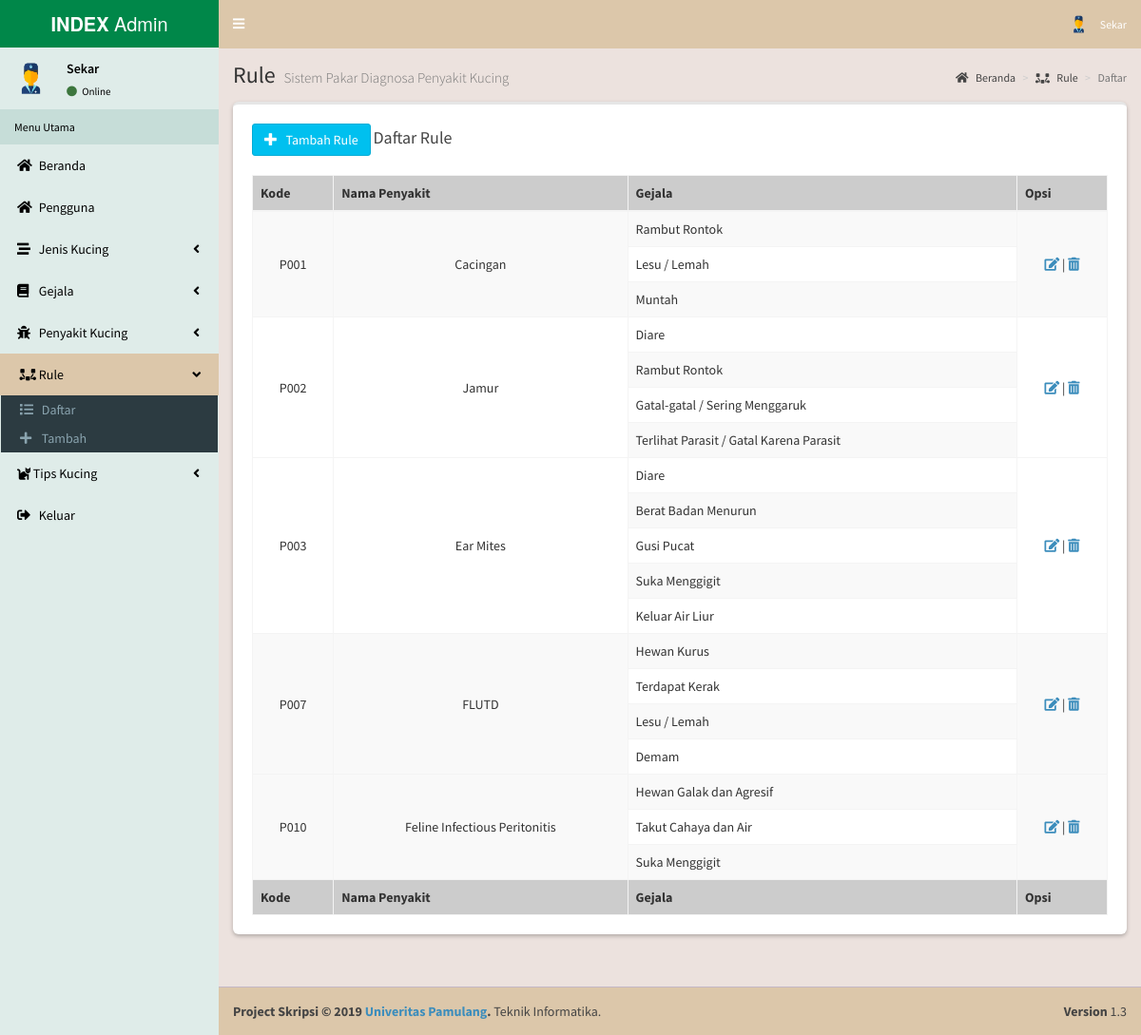
Page /admin/index.php?m=rule (signed in) on the committed database.
### tables this page shows
CREATE TABLE IF NOT EXISTS `pengguna` (
  `id_pengguna` int(10) NOT NULL,
  `nama_pengguna` varchar(30) NOT NULL,
  `username` varchar(20) NOT NULL,
  `password` varchar(50) NOT NULL,
  `tgl_lahir` varchar(20) NOT NULL,
  `email` varchar(30) NOT NULL,
  `alamat_pengguna` varchar(500) NOT NULL,
  `jenis_kelamin` varchar(10) NOT NULL,
  `no_telp` varchar(15) NOT NULL,
  `hak_akses` varchar(12) NOT NULL,
  `foto` varchar(50) NOT NULL
);

CREATE TABLE IF NOT EXISTS `gejala` (
  `id_gejala` varchar(10) NOT NULL,
  `nama_gejala` varchar(100) NOT NULL
);

CREATE TABLE IF NOT EXISTS `penyakit_kucing` (
  `id_penyakit_kucing` varchar(10) NOT NULL,
  `kategori` varchar(10) NOT NULL,
  `nama_penyakit_kucing` varchar(30) NOT NULL,
  `keterangan` text NOT NULL
);

### admin/modul/rule/tampil.php (the view, shortened to what this page needs)
<?php include "atas.php"; ?>
  <div class="content-wrapper">
    <section class="content-header">
      <h1>
        Rule
        <small>Sistem Pakar Diagnosa Penyakit Kucing</small>
      </h1>
      <ol class="breadcrumb">
        <li><a href="."><i class="fa fa-home"></i> Beranda</a></li>
        <li><a href="?m=rule"><i class="fa fa-bezier-curve fa-rotate-180"></i> Rule</a></li>
        <li class="active">Daftar</li>
      </ol>
    </section>
	<section class="content">
      <div class="row">
        <div class="col-xs-12">
          <div class="box">
            <div class="box-header">
			  <a href="?m=rule&s=tambah" class="btn btn-large btn-info"><i class="glyphicon glyphicon-plus"></i> &nbsp; Tambah Rule</a>
              <h3 class="box-title">Daftar Rule</h3>
            </div>
            <div class="box-body">
<?php
include "../sambungan.php";
$sql="SELECT gejala.id_gejala, penyakit_kucing.id_penyakit_kucing, penyakit_kucing.nama_penyakit_kucing, gejala.nama_gejala
FROM rule
JOIN penyakit_kucing ON rule.id_penyakit_kucing = penyakit_kucing.id_penyakit_kucing
JOIN gejala ON rule.id_gejala = gejala.id_gejala GROUP BY id_penyakit_kucing ORDER BY id_penyakit_kucing ASC";
$query=mysqli_query($koneksi,$sql);
if(mysqli_num_rows($query)==0){
  echo '<table id="pilkasis1" class="table table-bordered table-hover table-striped">
    <thead>
    <tr bgcolor="#ccc">
      <th>Kode</th>
      <th>Nama Penyakit</th>
      <th>Gejala</th>
      <th>Opsi</th>
    </tr>
    </thead>
    <tbody>';
    echo "<td colspan='6'>Data Masih Kosong</td>";
}else{
  echo '<table id="pilkasis2" class="table table-bordered table-hover table-striped">
    <thead>
    <tr bgcolor="#ccc">
      <th>Kode</th>
      <th>Nama Penyakit</th>
      <th>Gejala</th>
      <th>Opsi</th>
    </tr>
    </thead>
    <tbody>';
	while($r=mysqli_fetch_assoc($query)){
    $id_penyakit_kucing=$r['id_penyakit_kucing'];
    $sql2="SELECT id_gejala from rule where id_penyakit_kucing='$id_penyakit_kucing'";
    $query2=mysqli_query($koneksi,$sql2);
    $count=mysqli_num_rows($query2);
	  echo "<tr>";
    echo "<td style='vertical-align : middle; text-align:center;' rowspan='$count'>".$r['id_penyakit_kucing']."</td>";
    echo "<td style='vertical-align : middle; text-align:center;' rowspan='$count'>".$r['nama_penyakit_kucing']."</td>";
    $no=0;
    while($r2=mysqli_fetch_assoc($query2)){
      $id_gejala=$r2['id_gejala'];
      $sql3="SELECT nama_gejala from gejala where id_gejala='$id_gejala'";
      $query3=mysqli_query($koneksi,$sql3);
      while($r3=mysqli_fetch_assoc($query3)){
        if($no>0){
          echo '<tr>';
          echo "<td>".$r3['nama_gejala']."</td>";
        }else{
          echo "<td>".$r3['nama_gejala']."</td>";
          echo '<td style="vertical-align : middle; text-align:center;" rowspan='.$count.'><a href="index.php?m=rule&s=edit&idr='.$r['id_penyakit_kucing'].'"><i class="fa fa-edit"></i></a> | <a href="index.php?m=rule&s=hapus&idr='.$r['id_penyakit_kucing'].'" onclick="return confirm(\'Yakin Akan dihapus?\')"><i class="fa fa-trash-alt"></i></a></td>';
        }
      }
      $no++;
    }
    echo "</tr>";
	}
}
?>
                </tbody>
                <tfoot>
                <tr bgcolor="#ccc">
                  <th>Kode</th>
                  <th>Nama Penyakit</th>
                  <th>Gejala</th>
                  <th>Opsi</th>
                </tr>
                </tfoot>
              </table>
            </div>
          </div>
        </div>
      </div>
    </section>
<?php include "bawah.php"; ?>

### admin/atas.php (shortened to what this page needs)
<!DOCTYPE html>
<?php
  include_once "../sambungan.php";
  $id_user = $_SESSION["id_admin"];
  $sql="SELECT * FROM pengguna where id_pengguna='$id_user'";
  $query=mysqli_query($koneksi,$sql);
  $r=mysqli_fetch_array($query);
  if(empty($r['foto'])){
    $r['foto'] = "default-admin.png";
  }
?>
<html lang="en">
  <head>
    <link rel="stylesheet" href="bootstrap/css/bootstrap.min.css">
    <link rel="stylesheet" href="../css/fontawesome-5.11.2/css/all.css">
    <link rel="stylesheet" href="css/ionicons.min.css">
    <link rel="stylesheet" href="../css/dist/css/AdminLTE.css">
    <link rel="stylesheet" href="../css/dist/css/skins/skin-custom-admin.css">
    <link rel="stylesheet" href="plugins/iCheck/flat/blue.css">
    <link rel="stylesheet" href="plugins/morris/morris.css">
    <link rel="stylesheet" href="plugins/jvectormap/jquery-jvectormap-1.2.2.css">
    <link rel="stylesheet" href="plugins/bootstrap-wysihtml5/bootstrap3-wysihtml5.min.css">
    <link rel="stylesheet" type="text/css" href="plugins/datatables-2/dataTables.min.css">
  </head>
  <body class="skin-custom_admin sidebar-mini">
    <div class="wrapper">
      <header class="main-header">
        <a href="." class="logo">
          <span class="logo-lg"><b>INDEX</b> Admin</span>
        </a>
        <nav class="navbar navbar-static-top" role="navigation">
          <a href="#" class="sidebar-toggle" data-toggle="offcanvas" role="button">
          </a>
          <div class="navbar-custom-menu">
            <ul class="nav navbar-nav">
              <li class="dropdown user user-menu">
                <a href="#" class="dropdown-toggle" data-toggle="dropdown">
                  <img src="../images/pengguna/<?php echo $r['foto']; ?>" class="user-image" alt="<?php echo $r['username']; ?>">
                  <small><?php echo $r['nama_pengguna']; ?></small>
                </a>
              </li>
            </ul>
          </div>
        </nav>
      </header>
      <aside class="main-sidebar">
        <section class="sidebar">
          <div class="user-panel">
            <div class="pull-left image">
              <img src="../images/pengguna/<?php echo $r['foto']; ?>" class="img-circle" alt="<?php echo $r['username']; ?>">
            </div>
            <div class="pull-left info">
              <p><?php echo $r['nama_pengguna']; ?></p>
              <a href="?m=admin&s=profil"><i class="fa fa-circle text-success"></i> Online</a>
            </div>
          </div>
          <ul class="sidebar-menu">
            <li class="header">Menu Utama</li>
            <li class="<?php if($aktif=='Beranda') echo 'active';?> treeview">
              <a href=".">
                <i class="fa fa-home"></i> <span>Beranda</span>
              </a>
            </li>
            <li class="<?php if($aktif=='Pengguna') echo 'active';?> treeview">
              <a href="?m=pengguna">
                <i class="fa fa-home"></i> <span>Pengguna</span>
              </a>
            </li>
            <li class="<?php if($aktif=='Jenis Kucing') echo 'active';?> treeview">
              <a href="#">
                <i class="fa fa-stream"></i> <span>Jenis Kucing</span>
                <i class="fa fa-angle-left pull-right"></i>
              </a>
            </li>
            <li class="<?php if($aktif=='Gejala') echo 'active';?> treeview">
              <a href="#">
                  <i class="fa fa-book"></i> <span>Gejala</span>
                <i class="fa fa-angle-left pull-right"></i>
              </a>
            </li>
            <li class="<?php if($aktif=='Penyakit Kucing') echo 'active';?> treeview">
              <a href="#">
                <i class="fa fa-bug"></i> <span>Penyakit Kucing</span>
                <i class="fa fa-angle-left pull-right"></i>
              </a>
            </li>
            <li class="<?php if($aktif=='Rule') echo 'active';?> treeview">
              <a href="#">
                <i class="fa fa-bezier-curve fa-rotate-180"></i> <span>Rule</span>
                <i class="fa fa-angle-left pull-right"></i>
              </a>
              <ul class="treeview-menu">
                <li><a href="?m=rule"><i class="fa fa-list"></i> Daftar</a></li>
                <li><a href="?m=rule&s=tambah"><i class="fa fa-plus"></i> Tambah</a></li>
              </ul>
            </li>
            <li class="<?php if($aktif=='Tips Kucing') echo 'active';?> treeview">
              <a href="#">
                <i class="fas fa-cat"></i> <span>Tips Kucing</span>
                <i class="fa fa-angle-left pull-right"></i>
              </a>
            </li>
            <li>
              <a href="logout.php">
                <i class="fa fa-sign-out-alt"></i> <span>Keluar</span> <small class="label pull-right bg-green"></small>
              </a>
            </li>
          </ul>
        </section>
      </aside>

### rows in the picture
pengguna: username (placeholder picture), nama_pengguna "Sekar"
gejala: penyakit_kucing.id_penyakit_kucing "P001", penyakit_kucing.nama_penyakit_kucing "Cacingan", nama_gejala "Rambut Rontok"
gejala: nama_gejala "Lesu / Lemah"
gejala: nama_gejala "Muntah"
gejala: penyakit_kucing.id_penyakit_kucing "P002", penyakit_kucing.nama_penyakit_kucing "Jamur", nama_gejala "Diare", penyakit_kucing.id_penyakit_kucing "P003", penyakit_kucing.nama_penyakit_kucing "Ear Mites"
gejala: nama_gejala "Gatal-gatal / Sering Menggaruk"
gejala: nama_gejala "Terlihat Parasit / Gatal Karena Parasit"
gejala: nama_gejala "Berat Badan Menurun"
gejala: nama_gejala "Gusi Pucat"
gejala: nama_gejala "Suka Menggigit"
gejala: nama_gejala "Keluar Air Liur"
gejala: penyakit_kucing.id_penyakit_kucing "P007", penyakit_kucing.nama_penyakit_kucing "FLUTD", nama_gejala "Hewan Kurus"
gejala: nama_gejala "Terdapat Kerak"
gejala: nama_gejala "Demam"
gejala: penyakit_kucing.id_penyakit_kucing "P010", penyakit_kucing.nama_penyakit_kucing "Feline Infectious Peritonitis", nama_gejala "Hewan Galak dan Agresif"
gejala: nama_gejala "Takut Cahaya dan Air"
